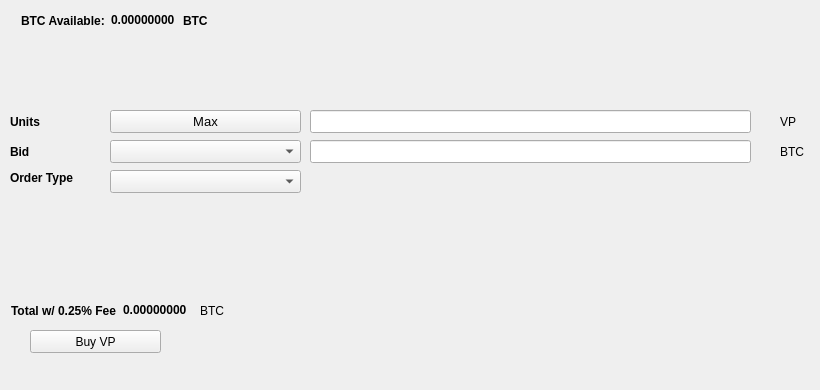
   <widget class="QWidget" name="BuyTab">
    <attribute name="title">
     <string>Buy</string>
    </attribute>
    <widget class="QPushButton" name="BuyVP">
     <property name="geometry">
      <rect>
       <x>30</x>
       <y>330</y>
       <width>131</width>
       <height>23</height>
      </rect>
     </property>
     <property name="text">
      <string>Buy VP</string>
     </property>
     <property name="icon">
      <iconset resource="../vpub.qrc">
       <normaloff>:/icons/bitcoin</normaloff>:/icons/bitcoin</iconset>
     </property>
    </widget>
    <widget class="QLabel" name="label_3">
     <property name="geometry">
      <rect>
       <x>10</x>
       <y>110</y>
       <width>46</width>
       <height>23</height>
      </rect>
     </property>
     <property name="font">
      <font>
       <weight>75</weight>
       <bold>true</bold>
      </font>
     </property>
     <property name="text">
      <string>Units</string>
     </property>
    </widget>
    <widget class="QLineEdit" name="UnitsInput">
     <property name="geometry">
      <rect>
       <x>310</x>
       <y>110</y>
       <width>441</width>
       <height>23</height>
      </rect>
     </property>
     <property name="font">
      <font>
       <pointsize>9</pointsize>
       <weight>75</weight>
       <bold>true</bold>
      </font>
     </property>
    </widget>
    <widget class="QLineEdit" name="BuyBidPriceEdit">
     <property name="geometry">
      <rect>
       <x>310</x>
       <y>140</y>
       <width>441</width>
       <height>23</height>
      </rect>
     </property>
     <property name="font">
      <font>
       <pointsize>9</pointsize>
       <weight>75</weight>
       <bold>true</bold>
      </font>
     </property>
    </widget>
    <widget class="QLabel" name="label_4">
     <property name="geometry">
      <rect>
       <x>780</x>
       <y>110</y>
       <width>31</width>
       <height>23</height>
      </rect>
     </property>
     <property name="text">
      <string>VP</string>
     </property>
    </widget>
    <widget class="QLabel" name="label_5">
     <property name="geometry">
      <rect>
       <x>780</x>
       <y>140</y>
       <width>31</width>
       <height>23</height>
      </rect>
     </property>
     <property name="text">
      <string>BTC</string>
     </property>
    </widget>
    <widget class="QLabel" name="label_6">
     <property name="geometry">
      <rect>
       <x>10</x>
       <y>140</y>
       <width>46</width>
       <height>23</height>
      </rect>
     </property>
     <property name="font">
      <font>
       <weight>75</weight>
       <bold>true</bold>
      </font>
     </property>
     <property name="text">
      <string>Bid</string>
     </property>
    </widget>
    <widget class="QLabel" name="label_7">
     <property name="geometry">
      <rect>
       <x>10</x>
       <y>170</y>
       <width>91</width>
       <height>16</height>
      </rect>
     </property>
     <property name="font">
      <font>
       <weight>75</weight>
       <bold>true</bold>
      </font>
     </property>
     <property name="text">
      <string>Order Type</string>
     </property>
    </widget>
    <widget class="QPushButton" name="Buy_Max_Amount">
     <property name="geometry">
      <rect>
       <x>110</x>
       <y>110</y>
       <width>191</width>
       <height>23</height>
      </rect>
     </property>
     <property name="font">
      <font>
       <pointsize>10</pointsize>
      </font>
     </property>
     <property name="text">
      <string>Max</string>
     </property>
    </widget>
    <widget class="QComboBox" name="BuyBidcomboBox">
     <property name="geometry">
      <rect>
       <x>110</x>
       <y>140</y>
       <width>191</width>
       <height>23</height>
      </rect>
     </property>
     <property name="font">
      <font>
       <pointsize>10</pointsize>
      </font>
     </property>
    </widget>
    <widget class="QComboBox" name="buyOrdertypeCombo">
     <property name="geometry">
      <rect>
       <x>110</x>
       <y>170</y>
       <width>191</width>
       <height>23</height>
      </rect>
     </property>
     <property name="font">
      <font>
       <pointsize>10</pointsize>
      </font>
     </property>
    </widget>
    <widget class="QWidget" name="layoutWidget1">
     <property name="geometry">
      <rect>
       <x>21</x>
       <y>11</y>
       <width>227</width>
       <height>19</height>
      </rect>
     </property>
     <layout class="QHBoxLayout" name="horizontalLayout_3">
      <item>
       <widget class="QLabel" name="label232">
        <property name="font">
         <font>
          <weight>75</weight>
          <bold>true</bold>
         </font>
        </property>
        <property name="text">
         <string>BTC Available:</string>
        </property>
       </widget>
      </item>
      <item>
       <widget class="QLabel" name="BtcAvailableLbl">
        <property name="palette">
         <palette>
          <active>
           <colorrole role="WindowText">
            <brush brushstyle="SolidPattern">
             <color alpha="255">
              <red>0</red>
              <green>0</green>
              <blue>0</blue>
             </color>
            </brush>
           </colorrole>
           <colorrole role="Button">
            <brush brushstyle="SolidPattern">
             <color alpha="255">
              <red>0</red>
              <green>170</green>
              <blue>0</blue>
             </color>
            </brush>
           </colorrole>
           <colorrole role="Light">
            <brush brushstyle="SolidPattern">
             <color alpha="255">
              <red>0</red>
              <green>255</green>
              <blue>0</blue>
             </color>
            </brush>
           </colorrole>
           <colorrole role="Midlight">
            <brush brushstyle="SolidPattern">
             <color alpha="255">
              <red>0</red>
              <green>212</green>
              <blue>0</blue>
             </color>
            </brush>
           </colorrole>
           <colorrole role="Dark">
            <brush brushstyle="SolidPattern">
             <color alpha="255">
              <red>0</red>
              <green>85</green>
              <blue>0</blue>
             </color>
            </brush>
           </colorrole>
           <colorrole role="Mid">
            <brush brushstyle="SolidPattern">
             <color alpha="255">
              <red>0</red>
              <green>113</green>
              <blue>0</blue>
             </color>
            </brush>
           </colorrole>
           <colorrole role="Text">
            <brush brushstyle="SolidPattern">
             <color alpha="255">
              <red>0</red>
              <green>170</green>
              <blue>0</blue>
             </color>
            </brush>
           </colorrole>
           <colorrole role="BrightText">
            <brush brushstyle="SolidPattern">
             <color alpha="255">
              <red>255</red>
              <green>255</green>
              <blue>255</blue>
             </color>
            </brush>
           </colorrole>
           <colorrole role="ButtonText">
            <brush brushstyle="SolidPattern">
             <color alpha="255">
              <red>0</red>
              <green>0</green>
              <blue>0</blue>
             </color>
            </brush>
           </colorrole>
           <colorrole role="Base">
            <brush brushstyle="SolidPattern">
             <color alpha="255">
              <red>255</red>
              <green>255</green>
              <blue>255</blue>
             </color>
            </brush>
           </colorrole>
           <colorrole role="Window">
            <brush brushstyle="SolidPattern">
             <color alpha="255">
              <red>0</red>
              <green>170</green>
              <blue>0</blue>
             </color>
            </brush>
           </colorrole>
           <colorrole role="Shadow">
            <brush brushstyle="SolidPattern">
             <color alpha="255">
              <red>0</red>
              <green>0</green>
              <blue>0</blue>
             </color>
            </brush>
           </colorrole>
           <colorrole role="AlternateBase">
            <brush brushstyle="SolidPattern">
             <color alpha="255">
              <red>127</red>
              <green>212</green>
              <blue>127</blue>
             </color>
            </brush>
           </colorrole>
           <colorrole role="ToolTipBase">
            <brush brushstyle="SolidPattern">
             <color alpha="255">
              <red>255</red>
              <green>255</green>
              <blue>220</blue>
             </color>
            </brush>
           </colorrole>
           <colorrole role="ToolTipText">
            <brush brushstyle="SolidPattern">
             <color alpha="255">
              <red>0</red>
              <green>0</green>
              <blue>0</blue>
             </color>
            </brush>
           </colorrole>
          </active>
          <inactive>
           <colorrole role="WindowText">
            <brush brushstyle="SolidPattern">
             <color alpha="255">
              <red>0</red>
              <green>0</green>
              <blue>0</blue>
             </color>
            </brush>
           </colorrole>
           <colorrole role="Button">
            <brush brushstyle="SolidPattern">
             <color alpha="255">
              <red>0</red>
              <green>170</green>
              <blue>0</blue>
             </color>
            </brush>
           </colorrole>
           <colorrole role="Light">
            <brush brushstyle="SolidPattern">
             <color alpha="255">
              <red>0</red>
              <green>255</green>
              <blue>0</blue>
             </color>
            </brush>
           </colorrole>
           <colorrole role="Midlight">
            <brush brushstyle="SolidPattern">
             <color alpha="255">
              <red>0</red>
              <green>212</green>
              <blue>0</blue>
             </color>
            </brush>
           </colorrole>
           <colorrole role="Dark">
            <brush brushstyle="SolidPattern">
             <color alpha="255">
              <red>0</red>
              <green>85</green>
              <blue>0</blue>
             </color>
            </brush>
           </colorrole>
           <colorrole role="Mid">
            <brush brushstyle="SolidPattern">
             <color alpha="255">
              <red>0</red>
              <green>113</green>
              <blue>0</blue>
             </color>
            </brush>
           </colorrole>
           <colorrole role="Text">
            <brush brushstyle="SolidPattern">
             <color alpha="255">
              <red>0</red>
              <green>170</green>
              <blue>0</blue>
             </color>
            </brush>
           </colorrole>
           <colorrole role="BrightText">
            <brush brushstyle="SolidPattern">
             <color alpha="255">
              <red>255</red>
              <green>255</green>
              <blue>255</blue>
             </color>
            </brush>
           </colorrole>
           <colorrole role="ButtonText">
            <brush brushstyle="SolidPattern">
             <color alpha="255">
              <red>0</red>
              <green>0</green>
              <blue>0</blue>
             </color>
            </brush>
           </colorrole>
           <colorrole role="Base">
            <brush brushstyle="SolidPattern">
             <color alpha="255">
              <red>255</red>
              <green>255</green>
              <blue>255</blue>
             </color>
            </brush>
           </colorrole>
           <colorrole role="Window">
            <brush brushstyle="SolidPattern">
             <color alpha="255">
              <red>0</red>
              <green>170</green>
              <blue>0</blue>
             </color>
            </brush>
           </colorrole>
           <colorrole role="Shadow">
            <brush brushstyle="SolidPattern">
             <color alpha="255">
              <red>0</red>
              <green>0</green>
              <blue>0</blue>
             </color>
            </brush>
           </colorrole>
           <colorrole role="AlternateBase">
            <brush brushstyle="SolidPattern">
             <color alpha="255">
              <red>127</red>
              <green>212</green>
              <blue>127</blue>
             </color>
            </brush>
           </colorrole>
           <colorrole role="ToolTipBase">
            <brush brushstyle="SolidPattern">
             <color alpha="255">
              <red>255</red>
              <green>255</green>
              <blue>220</blue>
             </color>
            </brush>
           </colorrole>
           <colorrole role="ToolTipText">
            <brush brushstyle="SolidPattern">
             <color alpha="255">
              <red>0</red>
              <green>0</green>
              <blue>0</blue>
             </color>
            </brush>
           </colorrole>
          </inactive>
          <disabled>
           <colorrole role="WindowText">
            <brush brushstyle="SolidPattern">
             <color alpha="255">
              <red>0</red>
              <green>85</green>
              <blue>0</blue>
             </color>
            </brush>
           </colorrole>
           <colorrole role="Button">
            <brush brushstyle="SolidPattern">
             <color alpha="255">
              <red>0</red>
              <green>170</green>
              <blue>0</blue>
             </color>
            </brush>
           </colorrole>
           <colorrole role="Light">
            <brush brushstyle="SolidPattern">
             <color alpha="255">
              <red>0</red>
              <green>255</green>
              <blue>0</blue>
             </color>
            </brush>
           </colorrole>
           <colorrole role="Midlight">
            <brush brushstyle="SolidPattern">
             <color alpha="255">
              <red>0</red>
              <green>212</green>
              <blue>0</blue>
             </color>
            </brush>
           </colorrole>
           <colorrole role="Dark">
            <brush brushstyle="SolidPattern">
             <color alpha="255">
              <red>0</red>
              <green>85</green>
              <blue>0</blue>
             </color>
            </brush>
           </colorrole>
           <colorrole role="Mid">
            <brush brushstyle="SolidPattern">
             <color alpha="255">
              <red>0</red>
              <green>113</green>
              <blue>0</blue>
             </color>
            </brush>
           </colorrole>
           <colorrole role="Text">
            <brush brushstyle="SolidPattern">
             <color alpha="255">
              <red>0</red>
              <green>85</green>
              <blue>0</blue>
             </color>
            </brush>
           </colorrole>
           <colorrole role="BrightText">
            <brush brushstyle="SolidPattern">
             <color alpha="255">
              <red>255</red>
              <green>255</green>
              <blue>255</blue>
             </color>
            </brush>
           </colorrole>
           <colorrole role="ButtonText">
            <brush brushstyle="SolidPattern">
             <color alpha="255">
              <red>0</red>
              <green>85</green>
              <blue>0</blue>
             </color>
            </brush>
           </colorrole>
           <colorrole role="Base">
            <brush brushstyle="SolidPattern">
             <color alpha="255">
              <red>0</red>
              <green>170</green>
              <blue>0</blue>
             </color>
            </brush>
           </colorrole>
           <colorrole role="Window">
            <brush brushstyle="SolidPattern">
             <color alpha="255">
              <red>0</red>
              <green>170</green>
              <blue>0</blue>
             </color>
            </brush>
           </colorrole>
           <colorrole role="Shadow">
            <brush brushstyle="SolidPattern">
             <color alpha="255">
              <red>0</red>
              <green>0</green>
              <blue>0</blue>
             </color>
            </brush>
           </colorrole>
           <colorrole role="AlternateBase">
            <brush brushstyle="SolidPattern">
             <color alpha="255">
              <red>0</red>
              <green>170</green>
              <blue>0</blue>
             </color>
            </brush>
           </colorrole>
           <colorrole role="ToolTipBase">
            <brush brushstyle="SolidPattern">
             <color alpha="255">
              <red>255</red>
              <green>255</green>
              <blue>220</blue>
             </color>
            </brush>
           </colorrole>
           <colorrole role="ToolTipText">
            <brush brushstyle="SolidPattern">
             <color alpha="255">
              <red>0</red>
              <green>0</green>
              <blue>0</blue>
             </color>
            </brush>
           </colorrole>
          </disabled>
         </palette>
        </property>
        <property name="font">
         <font>
          <weight>75</weight>
          <bold>true</bold>
         </font>
        </property>
        <property name="text">
         <string>0.00000000</string>
        </property>
        <property name="textInteractionFlags">
         <set>Qt::LinksAccessibleByMouse|Qt::TextSelectableByKeyboard|Qt::TextSelectableByMouse</set>
        </property>
       </widget>
      </item>
      <item>
       <widget class="QLabel" name="BtcAvailableLbl_2">
        <property name="font">
         <font>
          <weight>75</weight>
          <bold>true</bold>
         </font>
        </property>
        <property name="text">
         <string>BTC</string>
        </property>
       </widget>
      </item>
     </layout>
    </widget>
    <widget class="QWidget" name="layoutWidge2">
     <property name="geometry">
      <rect>
       <x>11</x>
       <y>301</y>
       <width>259</width>
       <height>19</height>
      </rect>
     </property>
     <layout class="QHBoxLayout" name="horizontalLayout_4">
      <item>
       <widget class="QLabel" name="label_9">
        <property name="font">
         <font>
          <weight>75</weight>
          <bold>true</bold>
         </font>
        </property>
        <property name="text">
         <string>Total w/ 0.25% Fee</string>
        </property>
       </widget>
      </item>
      <item>
       <widget class="QLabel" name="BuyCostLabel">
        <property name="palette">
         <palette>
          <active>
           <colorrole role="WindowText">
            <brush brushstyle="SolidPattern">
             <color alpha="255">
              <red>0</red>
              <green>0</green>
              <blue>0</blue>
             </color>
            </brush>
           </colorrole>
           <colorrole role="Button">
            <brush brushstyle="SolidPattern">
             <color alpha="255">
              <red>0</red>
              <green>170</green>
              <blue>0</blue>
             </color>
            </brush>
           </colorrole>
           <colorrole role="Light">
            <brush brushstyle="SolidPattern">
             <color alpha="255">
              <red>0</red>
              <green>255</green>
              <blue>0</blue>
             </color>
            </brush>
           </colorrole>
           <colorrole role="Midlight">
            <brush brushstyle="SolidPattern">
             <color alpha="255">
              <red>0</red>
              <green>212</green>
              <blue>0</blue>
             </color>
            </brush>
           </colorrole>
           <colorrole role="Dark">
            <brush brushstyle="SolidPattern">
             <color alpha="255">
              <red>0</red>
              <green>85</green>
              <blue>0</blue>
             </color>
            </brush>
           </colorrole>
           <colorrole role="Mid">
            <brush brushstyle="SolidPattern">
             <color alpha="255">
              <red>0</red>
              <green>113</green>
              <blue>0</blue>
             </color>
            </brush>
           </colorrole>
           <colorrole role="Text">
            <brush brushstyle="SolidPattern">
             <color alpha="255">
              <red>0</red>
              <green>170</green>
              <blue>0</blue>
             </color>
            </brush>
           </colorrole>
           <colorrole role="BrightText">
            <brush brushstyle="SolidPattern">
             <color alpha="255">
              <red>255</red>
              <green>255</green>
              <blue>255</blue>
             </color>
            </brush>
           </colorrole>
           <colorrole role="ButtonText">
            <brush brushstyle="SolidPattern">
             <color alpha="255">
              <red>0</red>
              <green>0</green>
              <blue>0</blue>
             </color>
            </brush>
           </colorrole>
           <colorrole role="Base">
            <brush brushstyle="SolidPattern">
             <color alpha="255">
              <red>255</red>
              <green>255</green>
              <blue>255</blue>
             </color>
            </brush>
           </colorrole>
           <colorrole role="Window">
            <brush brushstyle="SolidPattern">
             <color alpha="255">
              <red>0</red>
              <green>170</green>
              <blue>0</blue>
             </color>
            </brush>
           </colorrole>
           <colorrole role="Shadow">
            <brush brushstyle="SolidPattern">
             <color alpha="255">
              <red>0</red>
              <green>0</green>
              <blue>0</blue>
             </color>
            </brush>
           </colorrole>
           <colorrole role="AlternateBase">
            <brush brushstyle="SolidPattern">
             <color alpha="255">
              <red>127</red>
              <green>212</green>
              <blue>127</blue>
             </color>
            </brush>
           </colorrole>
           <colorrole role="ToolTipBase">
            <brush brushstyle="SolidPattern">
             <color alpha="255">
              <red>255</red>
              <green>255</green>
              <blue>220</blue>
             </color>
            </brush>
           </colorrole>
           <colorrole role="ToolTipText">
            <brush brushstyle="SolidPattern">
             <color alpha="255">
              <red>0</red>
              <green>0</green>
              <blue>0</blue>
             </color>
            </brush>
           </colorrole>
          </active>
          <inactive>
           <colorrole role="WindowText">
            <brush brushstyle="SolidPattern">
             <color alpha="255">
              <red>0</red>
              <green>0</green>
              <blue>0</blue>
             </color>
            </brush>
           </colorrole>
           <colorrole role="Button">
            <brush brushstyle="SolidPattern">
             <color alpha="255">
              <red>0</red>
              <green>170</green>
              <blue>0</blue>
             </color>
            </brush>
           </colorrole>
           <colorrole role="Light">
            <brush brushstyle="SolidPattern">
             <color alpha="255">
              <red>0</red>
              <green>255</green>
              <blue>0</blue>
             </color>
            </brush>
           </colorrole>
           <colorrole role="Midlight">
            <brush brushstyle="SolidPattern">
             <color alpha="255">
              <red>0</red>
              <green>212</green>
              <blue>0</blue>
             </color>
            </brush>
           </colorrole>
           <colorrole role="Dark">
            <brush brushstyle="SolidPattern">
             <color alpha="255">
              <red>0</red>
              <green>85</green>
              <blue>0</blue>
             </color>
            </brush>
           </colorrole>
           <colorrole role="Mid">
            <brush brushstyle="SolidPattern">
             <color alpha="255">
              <red>0</red>
              <green>113</green>
              <blue>0</blue>
             </color>
            </brush>
           </colorrole>
           <colorrole role="Text">
            <brush brushstyle="SolidPattern">
             <color alpha="255">
              <red>0</red>
              <green>170</green>
              <blue>0</blue>
             </color>
            </brush>
           </colorrole>
           <colorrole role="BrightText">
            <brush brushstyle="SolidPattern">
             <color alpha="255">
              <red>255</red>
              <green>255</green>
              <blue>255</blue>
             </color>
            </brush>
           </colorrole>
           <colorrole role="ButtonText">
            <brush brushstyle="SolidPattern">
             <color alpha="255">
              <red>0</red>
              <green>0</green>
              <blue>0</blue>
             </color>
            </brush>
           </colorrole>
           <colorrole role="Base">
            <brush brushstyle="SolidPattern">
             <color alpha="255">
              <red>255</red>
              <green>255</green>
              <blue>255</blue>
             </color>
            </brush>
           </colorrole>
           <colorrole role="Window">
            <brush brushstyle="SolidPattern">
             <color alpha="255">
              <red>0</red>
              <green>170</green>
              <blue>0</blue>
             </color>
            </brush>
           </colorrole>
           <colorrole role="Shadow">
            <brush brushstyle="SolidPattern">
             <color alpha="255">
              <red>0</red>
              <green>0</green>
              <blue>0</blue>
             </color>
            </brush>
           </colorrole>
           <colorrole role="AlternateBase">
            <brush brushstyle="SolidPattern">
             <color alpha="255">
              <red>127</red>
              <green>212</green>
              <blue>127</blue>
             </color>
            </brush>
           </colorrole>
           <colorrole role="ToolTipBase">
            <brush brushstyle="SolidPattern">
             <color alpha="255">
              <red>255</red>
              <green>255</green>
              <blue>220</blue>
             </color>
            </brush>
           </colorrole>
           <colorrole role="ToolTipText">
            <brush brushstyle="SolidPattern">
             <color alpha="255">
              <red>0</red>
              <green>0</green>
              <blue>0</blue>
             </color>
            </brush>
           </colorrole>
          </inactive>
          <disabled>
           <colorrole role="WindowText">
            <brush brushstyle="SolidPattern">
             <color alpha="255">
              <red>0</red>
              <green>85</green>
              <blue>0</blue>
             </color>
            </brush>
           </colorrole>
           <colorrole role="Button">
            <brush brushstyle="SolidPattern">
             <color alpha="255">
              <red>0</red>
              <green>170</green>
              <blue>0</blue>
             </color>
            </brush>
           </colorrole>
           <colorrole role="Light">
            <brush brushstyle="SolidPattern">
             <color alpha="255">
              <red>0</red>
              <green>255</green>
              <blue>0</blue>
             </color>
            </brush>
           </colorrole>
           <colorrole role="Midlight">
            <brush brushstyle="SolidPattern">
             <color alpha="255">
              <red>0</red>
              <green>212</green>
              <blue>0</blue>
             </color>
            </brush>
           </colorrole>
           <colorrole role="Dark">
            <brush brushstyle="SolidPattern">
             <color alpha="255">
              <red>0</red>
              <green>85</green>
              <blue>0</blue>
             </color>
            </brush>
           </colorrole>
           <colorrole role="Mid">
            <brush brushstyle="SolidPattern">
             <color alpha="255">
              <red>0</red>
              <green>113</green>
              <blue>0</blue>
             </color>
            </brush>
           </colorrole>
           <colorrole role="Text">
            <brush brushstyle="SolidPattern">
             <color alpha="255">
              <red>0</red>
              <green>85</green>
              <blue>0</blue>
             </color>
            </brush>
           </colorrole>
           <colorrole role="BrightText">
            <brush brushstyle="SolidPattern">
             <color alpha="255">
              <red>255</red>
              <green>255</green>
              <blue>255</blue>
             </color>
            </brush>
           </colorrole>
           <colorrole role="ButtonText">
            <brush brushstyle="SolidPattern">
             <color alpha="255">
              <red>0</red>
              <green>85</green>
              <blue>0</blue>
             </color>
            </brush>
           </colorrole>
           <colorrole role="Base">
            <brush brushstyle="SolidPattern">
             <color alpha="255">
              <red>0</red>
              <green>170</green>
              <blue>0</blue>
             </color>
            </brush>
           </colorrole>
           <colorrole role="Window">
            <brush brushstyle="SolidPattern">
             <color alpha="255">
              <red>0</red>
              <green>170</green>
              <blue>0</blue>
             </color>
            </brush>
           </colorrole>
           <colorrole role="Shadow">
            <brush brushstyle="SolidPattern">
             <color alpha="255">
              <red>0</red>
              <green>0</green>
              <blue>0</blue>
             </color>
            </brush>
           </colorrole>
           <colorrole role="AlternateBase">
            <brush brushstyle="SolidPattern">
             <color alpha="255">
              <red>0</red>
              <green>170</green>
              <blue>0</blue>
             </color>
            </brush>
           </colorrole>
           <colorrole role="ToolTipBase">
            <brush brushstyle="SolidPattern">
             <color alpha="255">
              <red>255</red>
              <green>255</green>
              <blue>220</blue>
             </color>
            </brush>
           </colorrole>
           <colorrole role="ToolTipText">
            <brush brushstyle="SolidPattern">
             <color alpha="255">
              <red>0</red>
              <green>0</green>
              <blue>0</blue>
             </color>
            </brush>
           </colorrole>
          </disabled>
         </palette>
        </property>
        <property name="font">
         <font>
          <weight>75</weight>
          <bold>true</bold>
         </font>
        </property>
        <property name="autoFillBackground">
         <bool>false</bool>
        </property>
        <property name="text">
         <string>0.00000000</string>
        </property>
        <property name="textInteractionFlags">
         <set>Qt::LinksAccessibleByMouse|Qt::TextSelectableByMouse</set>
        </property>
       </widget>
      </item>
      <item>
       <widget class="QLabel" name="label_10">
        <property name="font">
         <font>
          <weight>50</weight>
          <bold>false</bold>
         </font>
        </property>
        <property name="text">
         <string>BTC</string>
        </property>
       </widget>
      </item>
     </layout>
    </widget>
    <widget class="QLabel" name="label_24">
     <property name="geometry">
      <rect>
       <x>460</x>
       <y>300</y>
       <width>281</width>
       <height>81</height>
      </rect>
     </property>
     <property name="text">
      <string/>
     </property>
     <property name="pixmap">
      <pixmap>:/images/bittrex</pixmap>
     </property>
    </widget>
   </widget>
